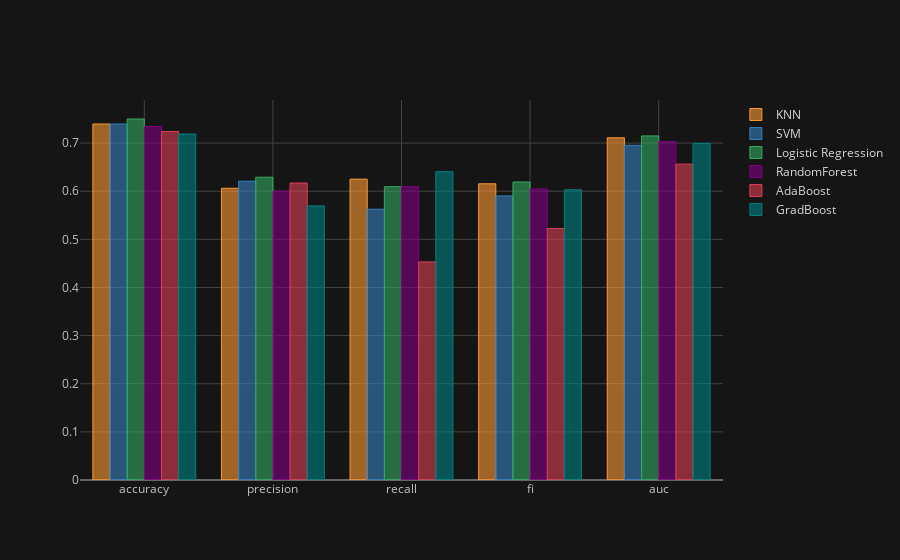

Write notebook code for a chart like this one.
### Code cell
compare_df.T.iplot(kind='bar', width=0.9)

### Figure 1 — Plotly figure (JSON) as saved in the notebook; plotly's stock layout.template omitted (floating-point values rounded to 4 significant figures)
{"data": [{"marker": {"color": "rgba(255, 153, 51, 0.6)", "line": {"color": "rgba(255, 153, 51, 1.0)", "width": 1}}, "name": "KNN", "orientation": "v", "text": "", "x": ["accuracy", "precision", "recall", "fi", "auc"], "y": [0.7396, 0.6061, 0.625, 0.6154, 0.7109], "type": "bar"}, {"marker": {"color": "rgba(55, 128, 191, 0.6)", "line": {"color": "rgba(55, 128, 191, 1.0)", "width": 1}}, "name": "SVM", "orientation": "v", "text": "", "x": ["accuracy", "precision", "recall", "fi", "auc"], "y": [0.7396, 0.6207, 0.5625, 0.5902, 0.6953], "type": "bar"}, {"marker": {"color": "rgba(50, 171, 96, 0.6)", "line": {"color": "rgba(50, 171, 96, 1.0)", "width": 1}}, "name": "Logistic Regression", "orientation": "v", "text": "", "x": ["accuracy", "precision", "recall", "fi", "auc"], "y": [0.75, 0.629, 0.6094, 0.619, 0.7148], "type": "bar"}, {"marker": {"color": "rgba(128, 0, 128, 0.6)", "line": {"color": "rgba(128, 0, 128, 1.0)", "width": 1}}, "name": "RandomForest", "orientation": "v", "text": "", "x": ["accuracy", "precision", "recall", "fi", "auc"], "y": [0.7344, 0.6, 0.6094, 0.6047, 0.7031], "type": "bar"}, {"marker": {"color": "rgba(219, 64, 82, 0.6)", "line": {"color": "rgba(219, 64, 82, 1.0)", "width": 1}}, "name": "AdaBoost", "orientation": "v", "text": "", "x": ["accuracy", "precision", "recall", "fi", "auc"], "y": [0.724, 0.617, 0.4531, 0.5225, 0.6562], "type": "bar"}, {"marker": {"color": "rgba(0, 128, 128, 0.6)", "line": {"color": "rgba(0, 128, 128, 1.0)", "width": 1}}, "name": "GradBoost", "orientation": "v", "text": "", "x": ["accuracy", "precision", "recall", "fi", "auc"], "y": [0.7188, 0.5694, 0.6406, 0.6029, 0.6992], "type": "bar"}], "layout": {"legend": {"bgcolor": "#151516", "font": {"color": "#D9D9D9"}}, "paper_bgcolor": "#151516", "plot_bgcolor": "#151516", "title": {"font": {"color": "#D9D9D9"}}, "xaxis": {"gridcolor": "#434343", "showgrid": true, "tickfont": {"color": "#C2C2C2"}, "title": {"font": {"color": "#D9D9D9"}, "text": ""}, "zerolinecolor": "#666570"}, "yaxis": {"gridcolor": "#434343", "showgrid": true, "tickfont": {"color": "#C2C2C2"}, "title": {"font": {"color": "#D9D9D9"}, "text": ""}, "zerolinecolor": "#666570"}}}
